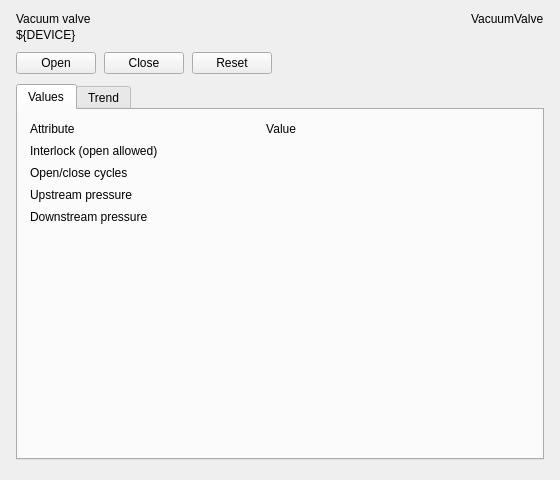
<?xml version="1.0" encoding="UTF-8"?>
<!--
  Vacuum valve panel for a VacuumValve device: commands, values, trend.
  Macros: DEVICE (the Tango device name)
  Open with a PyDMRelatedDisplayButton: filename "panels/vacuumvalve/panel.ui", macros {"DEVICE": "..."}
-->
<ui version="4.0">
 <class>VacuumValvePanel</class>
 <widget class="QWidget" name="VacuumValvePanel">
  <property name="geometry">
   <rect>
    <x>0</x>
    <y>0</y>
    <width>560</width>
    <height>480</height>
   </rect>
  </property>
  <property name="windowTitle">
   <string>Vacuum valve ${DEVICE}</string>
  </property>
  <layout class="QVBoxLayout" name="main_layout">
   <property name="spacing">
    <number>10</number>
   </property>
   <property name="leftMargin">
    <number>16</number>
   </property>
   <property name="topMargin">
    <number>12</number>
   </property>
   <property name="rightMargin">
    <number>16</number>
   </property>
   <property name="bottomMargin">
    <number>10</number>
   </property>
   <item>
    <layout class="QHBoxLayout" name="header_layout">
     <property name="spacing">
      <number>12</number>
     </property>
     <property name="leftMargin">
      <number>0</number>
     </property>
     <property name="topMargin">
      <number>0</number>
     </property>
     <property name="rightMargin">
      <number>0</number>
     </property>
     <property name="bottomMargin">
      <number>0</number>
     </property>
     <item>
      <layout class="QVBoxLayout" name="titles_layout">
       <property name="spacing">
        <number>2</number>
       </property>
       <property name="leftMargin">
        <number>0</number>
       </property>
       <property name="topMargin">
        <number>0</number>
       </property>
       <property name="rightMargin">
        <number>0</number>
       </property>
       <property name="bottomMargin">
        <number>0</number>
       </property>
       <item>
        <widget class="QLabel" name="title">
         <property name="text">
          <string>Vacuum valve</string>
         </property>
         <property name="mbiRole" stdset="0">
          <string>title</string>
         </property>
        </widget>
       </item>
       <item>
        <widget class="QLabel" name="subtitle">
         <property name="text">
          <string>${DEVICE}</string>
         </property>
         <property name="textInteractionFlags">
          <set>Qt::TextSelectableByMouse</set>
         </property>
         <property name="mbiRole" stdset="0">
          <string>subheading</string>
         </property>
        </widget>
       </item>
      </layout>
     </item>
     <item>
      <spacer name="spacer">
       <property name="orientation">
        <enum>Qt::Horizontal</enum>
       </property>
       <property name="sizeHint" stdset="0">
        <size>
         <width>0</width>
         <height>0</height>
        </size>
       </property>
      </spacer>
     </item>
     <item alignment="Qt::AlignTop">
      <widget class="QLabel" name="device_class">
       <property name="text">
        <string>VacuumValve</string>
       </property>
       <property name="mbiRole" stdset="0">
        <string>caption</string>
       </property>
      </widget>
     </item>
    </layout>
   </item>
   <item>
    <layout class="QHBoxLayout" name="commands_layout">
     <property name="spacing">
      <number>8</number>
     </property>
     <property name="leftMargin">
      <number>0</number>
     </property>
     <property name="topMargin">
      <number>0</number>
     </property>
     <property name="rightMargin">
      <number>0</number>
     </property>
     <property name="bottomMargin">
      <number>0</number>
     </property>
     <item>
      <widget class="PyDMPushButton" name="open_command">
       <property name="text">
        <string>Open</string>
       </property>
       <property name="toolTip">
        <string>tango://${DEVICE}/Open</string>
       </property>
       <property name="channel" stdset="0">
        <string>tango://${DEVICE}/Open</string>
       </property>
       <property name="pressValue" stdset="0">
        <string>1</string>
       </property>
       <property name="mbiRole" stdset="0">
        <string>primary</string>
       </property>
      </widget>
     </item>
     <item>
      <widget class="PyDMPushButton" name="close_command">
       <property name="text">
        <string>Close</string>
       </property>
       <property name="toolTip">
        <string>tango://${DEVICE}/Close</string>
       </property>
       <property name="channel" stdset="0">
        <string>tango://${DEVICE}/Close</string>
       </property>
       <property name="pressValue" stdset="0">
        <string>1</string>
       </property>
      </widget>
     </item>
     <item>
      <widget class="PyDMPushButton" name="reset_command">
       <property name="text">
        <string>Reset</string>
       </property>
       <property name="toolTip">
        <string>tango://${DEVICE}/Reset</string>
       </property>
       <property name="channel" stdset="0">
        <string>tango://${DEVICE}/Reset</string>
       </property>
       <property name="pressValue" stdset="0">
        <string>1</string>
       </property>
      </widget>
     </item>
     <item>
      <spacer name="spacer_2">
       <property name="orientation">
        <enum>Qt::Horizontal</enum>
       </property>
       <property name="sizeHint" stdset="0">
        <size>
         <width>0</width>
         <height>0</height>
        </size>
       </property>
      </spacer>
     </item>
    </layout>
   </item>
   <item>
    <widget class="QTabWidget" name="tabs">
     <property name="currentIndex">
      <number>0</number>
     </property>
     <widget class="QWidget" name="values_tab">
      <attribute name="title">
       <string>Values</string>
      </attribute>
      <layout class="QGridLayout" name="values_layout">
       <property name="spacing">
        <number>8</number>
       </property>
       <property name="leftMargin">
        <number>12</number>
       </property>
       <property name="topMargin">
        <number>12</number>
       </property>
       <property name="rightMargin">
        <number>12</number>
       </property>
       <property name="bottomMargin">
        <number>12</number>
       </property>
       <item row="0" column="0">
        <widget class="QLabel" name="attribute_heading">
         <property name="text">
          <string>Attribute</string>
         </property>
         <property name="mbiRole" stdset="0">
          <string>caption</string>
         </property>
        </widget>
       </item>
       <item row="0" column="1">
        <widget class="QLabel" name="value_heading">
         <property name="text">
          <string>Value</string>
         </property>
         <property name="alignment">
          <set>Qt::AlignRight|Qt::AlignVCenter</set>
         </property>
         <property name="mbiRole" stdset="0">
          <string>caption</string>
         </property>
        </widget>
       </item>
       <item row="1" column="0">
        <widget class="QLabel" name="interlock_label">
         <property name="text">
          <string>Interlock (open allowed)</string>
         </property>
        </widget>
       </item>
       <item row="1" column="1">
        <widget class="PyDMLabel" name="interlock">
         <property name="minimumSize">
          <size>
           <width>130</width>
           <height>0</height>
          </size>
         </property>
         <property name="toolTip">
          <string>tango://${DEVICE}/interlock</string>
         </property>
         <property name="alignment">
          <set>Qt::AlignRight|Qt::AlignVCenter</set>
         </property>
         <property name="mbiRole" stdset="0">
          <string>value</string>
         </property>
         <property name="showUnits" stdset="0">
          <bool>true</bool>
         </property>
         <property name="channel" stdset="0">
          <string>tango://${DEVICE}/interlock</string>
         </property>
        </widget>
       </item>
       <item row="2" column="0">
        <widget class="QLabel" name="cycles_label">
         <property name="text">
          <string>Open/close cycles</string>
         </property>
        </widget>
       </item>
       <item row="2" column="1">
        <widget class="PyDMLabel" name="cycles">
         <property name="minimumSize">
          <size>
           <width>130</width>
           <height>0</height>
          </size>
         </property>
         <property name="toolTip">
          <string>tango://${DEVICE}/cycles</string>
         </property>
         <property name="alignment">
          <set>Qt::AlignRight|Qt::AlignVCenter</set>
         </property>
         <property name="mbiRole" stdset="0">
          <string>value</string>
         </property>
         <property name="showUnits" stdset="0">
          <bool>true</bool>
         </property>
         <property name="channel" stdset="0">
          <string>tango://${DEVICE}/cycles</string>
         </property>
        </widget>
       </item>
       <item row="3" column="0">
        <widget class="QLabel" name="upstream_pressure_label">
         <property name="text">
          <string>Upstream pressure</string>
         </property>
        </widget>
       </item>
       <item row="3" column="1">
        <widget class="PyDMLabel" name="upstream_pressure">
         <property name="minimumSize">
          <size>
           <width>130</width>
           <height>0</height>
          </size>
         </property>
         <property name="toolTip">
          <string>tango://${DEVICE}/upstream_pressure</string>
         </property>
         <property name="alignment">
          <set>Qt::AlignRight|Qt::AlignVCenter</set>
         </property>
         <property name="mbiRole" stdset="0">
          <string>value</string>
         </property>
         <property name="showUnits" stdset="0">
          <bool>true</bool>
         </property>
         <property name="channel" stdset="0">
          <string>tango://${DEVICE}/upstream_pressure</string>
         </property>
         <property name="displayFormat" stdset="0">
          <enum>PyDMLabel::Exponential</enum>
         </property>
        </widget>
       </item>
       <item row="4" column="0">
        <widget class="QLabel" name="downstream_pressure_label">
         <property name="text">
          <string>Downstream pressure</string>
         </property>
        </widget>
       </item>
       <item row="4" column="1">
        <widget class="PyDMLabel" name="downstream_pressure">
         <property name="minimumSize">
          <size>
           <width>130</width>
           <height>0</height>
          </size>
         </property>
         <property name="toolTip">
          <string>tango://${DEVICE}/downstream_pressure</string>
         </property>
         <property name="alignment">
          <set>Qt::AlignRight|Qt::AlignVCenter</set>
         </property>
         <property name="mbiRole" stdset="0">
          <string>value</string>
         </property>
         <property name="showUnits" stdset="0">
          <bool>true</bool>
         </property>
         <property name="channel" stdset="0">
          <string>tango://${DEVICE}/downstream_pressure</string>
         </property>
         <property name="displayFormat" stdset="0">
          <enum>PyDMLabel::Exponential</enum>
         </property>
        </widget>
       </item>
       <item row="5" column="0">
        <spacer name="spacer_3">
         <property name="orientation">
          <enum>Qt::Vertical</enum>
         </property>
         <property name="sizeHint" stdset="0">
          <size>
           <width>0</width>
           <height>0</height>
          </size>
         </property>
        </spacer>
       </item>
       <item row="0" column="3">
        <spacer name="spacer_4">
         <property name="orientation">
          <enum>Qt::Horizontal</enum>
         </property>
         <property name="sizeHint" stdset="0">
          <size>
           <width>0</width>
           <height>0</height>
          </size>
         </property>
        </spacer>
       </item>
      </layout>
     </widget>
     <widget class="QWidget" name="trend_tab">
      <attribute name="title">
       <string>Trend</string>
      </attribute>
      <layout class="QVBoxLayout" name="trend_layout">
       <property name="leftMargin">
        <number>6</number>
       </property>
       <property name="topMargin">
        <number>6</number>
       </property>
       <property name="rightMargin">
        <number>6</number>
       </property>
       <property name="bottomMargin">
        <number>6</number>
       </property>
       <item>
        <widget class="PyDMTimePlot" name="trend">
         <property name="toolTip">
          <string>Last 10 minutes; right click for options</string>
         </property>
         <property name="yAxes" stdset="0">
          <stringlist>
           <string>{"name": "Pressure", "orientation": "left", "label": "Pressure", "minRange": -1.0, "maxRange": 1.0, "autoRange": true, "logMode": true}</string>
          </stringlist>
         </property>
         <property name="curves" stdset="0">
          <stringlist>
           <string>{"channel": "tango://${DEVICE}/upstream_pressure", "plot_style": null, "name": "Upstream", "color": "#2ab5dd", "lineStyle": 1, "lineWidth": 2, "symbol": null, "symbolSize": 10, "yAxisName": "Pressure", "barWidth": null, "upperThreshold": null, "lowerThreshold": null, "thresholdColor": "white"}</string>
           <string>{"channel": "tango://${DEVICE}/downstream_pressure", "plot_style": null, "name": "Downstream", "color": "#cf0eee", "lineStyle": 1, "lineWidth": 2, "symbol": null, "symbolSize": 10, "yAxisName": "Pressure", "barWidth": null, "upperThreshold": null, "lowerThreshold": null, "thresholdColor": "white"}</string>
          </stringlist>
         </property>
         <property name="timeSpan" stdset="0">
          <double>600.0</double>
         </property>
         <property name="updateInterval" stdset="0">
          <double>1.0</double>
         </property>
         <property name="showLegend" stdset="0">
          <bool>true</bool>
         </property>
         <property name="showXGrid" stdset="0">
          <bool>true</bool>
         </property>
         <property name="showYGrid" stdset="0">
          <bool>true</bool>
         </property>
         <property name="backgroundColor" stdset="0">
          <color alpha="255">
           <red>43</red>
           <green>47</green>
           <blue>64</blue>
          </color>
         </property>
         <property name="axisColor" stdset="0">
          <color alpha="255">
           <red>164</red>
           <green>168</green>
           <blue>184</blue>
          </color>
         </property>
        </widget>
       </item>
      </layout>
     </widget>
    </widget>
   </item>
   <item>
    <widget class="MbiDeviceFooter" name="footer">
     <property name="device" stdset="0">
      <string>${DEVICE}</string>
     </property>
    </widget>
   </item>
  </layout>
 </widget>
 <customwidgets>
  <customwidget>
   <class>MbiDeviceFooter</class>
   <extends>QWidget</extends>
   <header>pydm_mbi.widgets.footer</header>
  </customwidget>
  <customwidget>
   <class>PyDMLabel</class>
   <extends>QLabel</extends>
   <header>pydm.widgets.label</header>
  </customwidget>
  <customwidget>
   <class>PyDMPushButton</class>
   <extends>QPushButton</extends>
   <header>pydm.widgets.pushbutton</header>
  </customwidget>
  <customwidget>
   <class>PyDMTimePlot</class>
   <extends>QGraphicsView</extends>
   <header>pydm.widgets.timeplot</header>
  </customwidget>
 </customwidgets>
 <resources />
 <connections />
</ui>
